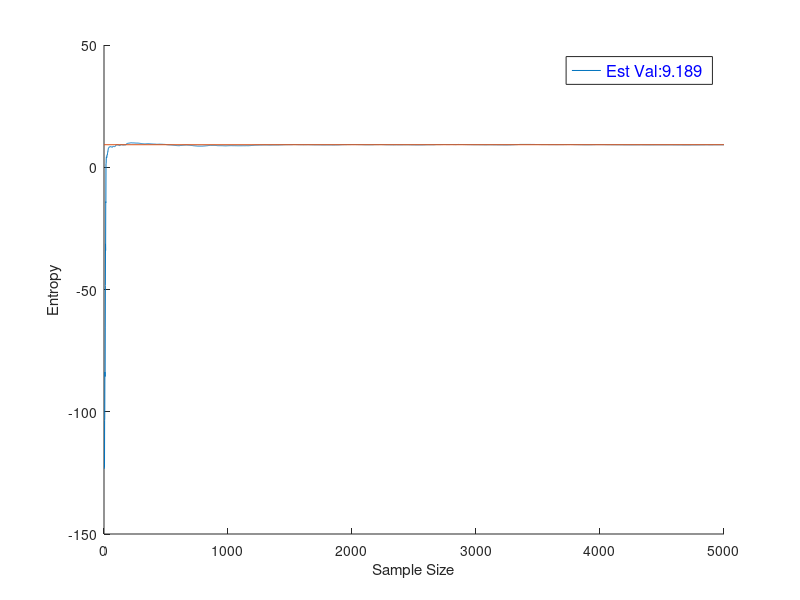

MATLAB code for this plot:
%ORIGINAL

%init
H=9.218;
sampleSize=5000;
dim=9;
burn=100;
%target mean/variance
mu=[1, 2, 3, 1, 2, 3, 1, 2, 3];
sigma=[.5, .5, .5, .25, .25, .25, .75, .75, .75];

samples=randn(sampleSize, dim);
samples2=randn(sampleSize, dim);
samples3=randn(sampleSize, dim);
valArray=zeros(sampleSize, 1);
valArray2=zeros(sampleSize, 1);
valArray3=zeros(sampleSize, 1);

%target dis
tpdf=@(x) mvnpdf(x, mu, sigma);

%Metropolis-Hastings
i=1;
while i<sampleSize
    i=i+1;
    %c1
    sample=mvnrnd(samples(i-1, :), sigma);
    a=min([1, tpdf(sample)/tpdf(samples(i-1, :))]);
    
    r=rand();
    if r<a
        samples(i, :)=sample;
    else
        samples(i, :)=samples(i-1, :);
    end
    %c2
    sample=mvnrnd(samples2(i-1, :), sigma);
    a=min([1, tpdf(sample)/tpdf(samples2(i-1, :))]);
    
    r=rand();
    if r<a
        samples2(i, :)=sample;
    else
        samples2(i, :)=samples2(i-1, :);
    end
    %c3
    sample=mvnrnd(samples3(i-1, :), sigma);
    a=min([1, tpdf(sample)/tpdf(samples3(i-1, :))]);
    
    r=rand();
    if r<a
        samples3(i, :)=sample;
    else
        samples3(i, :)=samples3(i-1, :);
    end
end

%Calculate values
for i=1:sampleSize
    sam=samples(1:i, :);
    val=log(det(2*pi*exp(1)*cov(sam)))/2;
    valArray(i)=real(val);
    
    sam=samples2(1:i, :);
    val=log(det(2*pi*exp(1)*cov(sam)))/2;
    valArray2(i)=real(val);
    
    sam=samples3(1:i, :);
    val=log(det(2*pi*exp(1)*cov(sam)))/2;
    valArray3(i)=real(val);
end

%Function value from all samples
val=log(det(2*pi*exp(1)*cov(sam)))/2;
valSum=sum(valArray(burn:sampleSize))/(sampleSize-burn)

total=zeros(sampleSize, 1);
valArray
%Iterating sums
for i=1:sampleSize
    total(i)=sum(valArray(i));
end

%Show histogram/s
%figure;
%hist(samples(:, 3), 30);

%Plot graph
figure;
hold on;
plot(1:sampleSize, total);
%plot(1:sampleSize, valArray2);
%plot(1:sampleSize, valArray3);
plot([0 sampleSize], [H H])
hold off;
ylabel('Entropy');
xlabel('Sample Size');
legend({strcat('Est Val: ', num2str(valSum))}, 'FontSize', 12, 'TextColor', 'blue')

